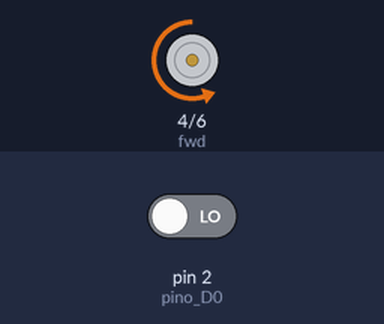
Bench run of a sketch on a simulated Arduino Uno, built with avr-gcc and run on an emulated ATmega328P. On the bench: motor-driver pin pairs drawn as motors (green arrow = first pin HIGH = forward, orange = second pin HIGH = backward, longer = more drive). Inputs (shaded band) come from the test bench; at power-on: pin 2 (pino_D0) LOW. What the sketch prints to the serial monitor is not drawn.

Above: at 1.2 s.
1.3 s: pin 2 (pino_D0) driven HIGH
Timing chart, 0 to 4.5 s (numbered marks = the images above; inputs shaded):
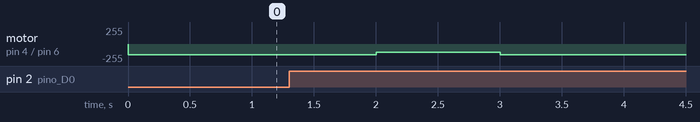

Measured:
- after the input at 1.3 s, motor on pin 4 (fwd) / pin 6 (rev): backward 158/255 → backward 120/255 after 0.70 s, → backward 158/255 1.0 s later

The sketch:

pid_with_encoder.ino
```cpp
#define   pino_D0  2
#define analog_pot 0
#define   fwd      4
#define   rev      6
#define led        13

int sensor();
int pid_control(int velocity);
void robot_ahead(int PID);
void robot_back(int PID);
void contador();

int           rpm;
volatile byte pulsos;
unsigned long timeold;

int velocity_atual;
int velocity = 0;

//Variáveis PWM
int fwd_state = 0;
int rev_state = 0;
int analog_value = 0;
int pwm_fwd = 0;
int pwm_rev = 0;

unsigned int pulsos_por_volta = 20;

void setup()
{
  Serial.begin(115200);

  pinMode(pino_D0, INPUT);
  pinMode(fwd, OUTPUT);
  pinMode(rev, OUTPUT);

  attachInterrupt(digitalPinToInterrupt(pino_D0),
                  contador,RISING);
  pulsos = 0;
  rpm = 0;
  timeold = 0;

}

void loop()
{

  sensor();
  pid_control(velocity);

}

void robot_ahead(int PID)
{
   analogWrite(fwd,  PID);
  // digitalWrite(rev,  pwm_rev);

}

void robot_back(int PID)
{
  // analogWrite(fwd, pwm_fd);
   analogWrite(rev, PID);

}


int sensor(){
  int pid_control(int velocity);

  if (micros() - timeold >= 1000000)
  {
    detachInterrupt(2);
    rpm = (60 * 1000000 / pulsos_por_volta ) / (micros() - timeold) * pulsos;
    timeold = micros();
    pulsos = 0;
    velocity = rpm;
// Serial.print("RPM = ");
// Serial.println(velocity, DEC);
// Serial.println(pulsos);
attachInterrupt(2, contador, FALLING);
return (velocity);
}

}

int pid_control(int velocity)                   //Função para algorimo PID
{

  float    error_meas,                            //armazena o erro
           kp = 1.0,                              //constante kp
           ki = 0.02,                             //constante ki
           kd = 0.0,                              //constante kd
           proportional,                          //armazena valor proporcional
           integral,                            //armazena valor derivativo
           PID,                                   //armazena resultado PID
           ideal_value = 150,                    //valor ideal (setpoint), setado para 20cm
           velocity_atual;                           //armazena última medida

    digitalWrite(led,  HIGH);                     //liga led vermelho

    error_meas = velocity - ideal_value;           //calcula erro

    proportional = error_meas * kp;               //calcula proporcional

    integral += error_meas * ki;                  //calcula integral

    // derivative = (lastMeasure - velocity_atual) * kd;    //calcula derivada ***há um erro de semântica aqui
                                                  // ex.: corrija o erro de semântica para o cálculo da derivada!
                          //atualiza medida
    Serial.println(velocity,DEC);

    PID = proportional + integral;   //calcula PID


    if(PID < 0)                                   //PID menor que zero?
    {                                             //sim
      PID = map(PID,  0, -20, 0, 255);            //normaliza para PWM de 8 bits
      robot_back(PID);                               //move robô para trás

    }

    else                                          //senão
    {                                             //PID maior ou igual a zero
      PID = map(PID,  0, 40, 0, 255);             //normaliza para PWM de 8 bits
      if(PID > 255) PID = 255;                    //se PID maior que 255, mantém em 255
      robot_ahead(PID);                              //move robô para frente

    }
    return (PID);


}

void contador()
{
  pulsos++;
}
```
